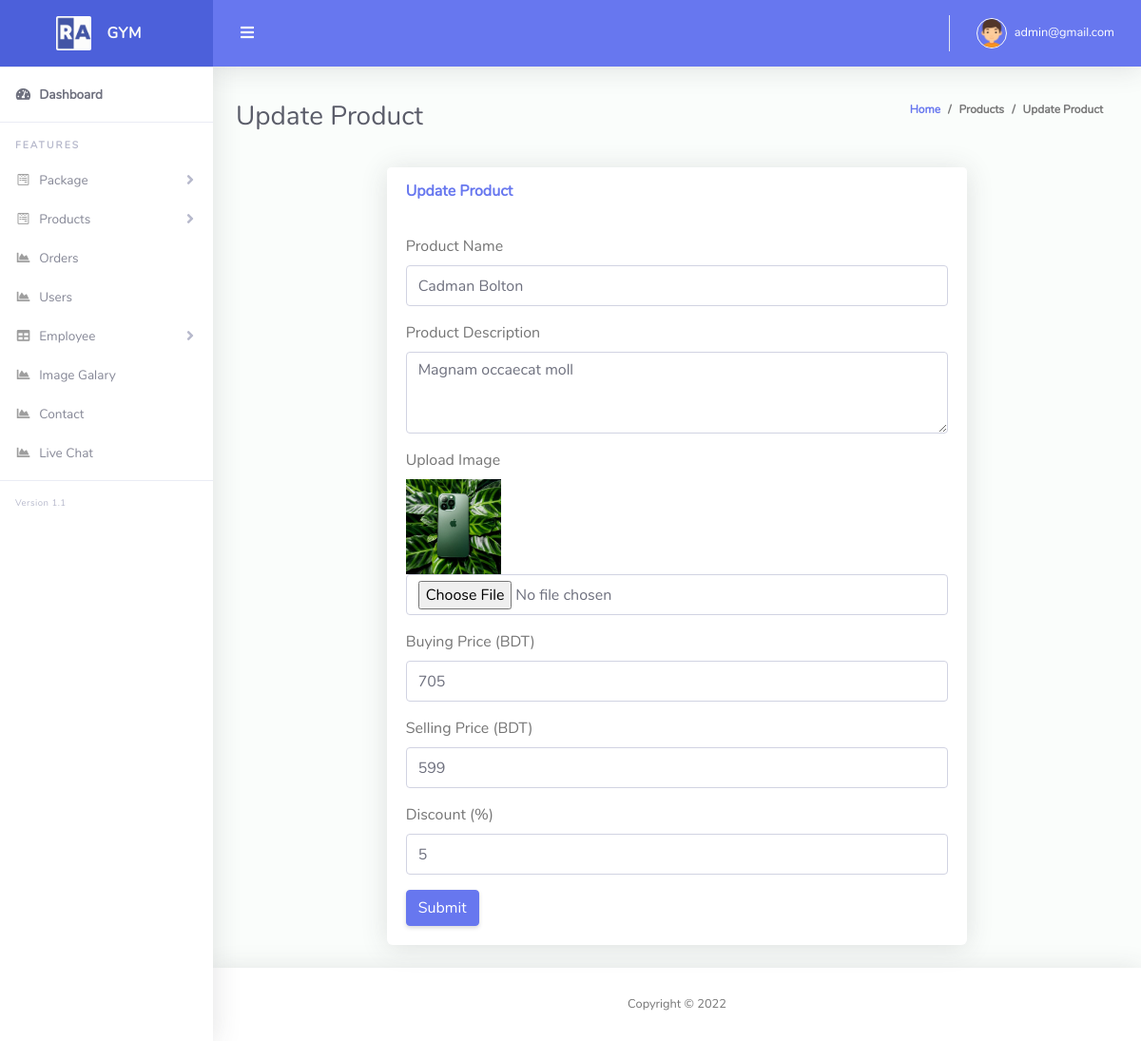
Page /admin/edit_product.php?productid=2 (signed in) on the committed database.
### tables this page shows
CREATE TABLE `product_table` (
  `id` int(11) NOT NULL,
  `name` varchar(255) NOT NULL,
  `description` text NOT NULL,
  `image` varchar(255) NOT NULL,
  `buying_price` int(11) NOT NULL,
  `selling_price` int(11) NOT NULL,
  `discount` int(11) NOT NULL,
  `soft_delete` tinyint(4) NOT NULL DEFAULT 0
);

### Classes/DB.php (called while the page is built, shortened)
<?php
class DB
{
    public function connect(){
        $this->conn = new mysqli("localhost","root","","gym");
        if ($this->conn->connect_error) {
          die("Connection failed: " . $this->conn->connect_error);
        }
        else{
            return $msg =  "connected";
        }
    }
}
?>

### Classes/ProductClass.php (called while the page is built, shortened)
<?php
include_once 'db.php';
class ProductClass extends DB
{
    public function viewSingleProduct($productid){
        $query  = "SELECT * FROM product_table WHERE id='$productid'";
        $result = $this->conn->query($query);
        return $result;
    }
}
?>

### admin/edit_product.php (the view, shortened to what this page needs)
<?php include 'layouts/header.php';
  $productid = "";
  if($_GET['productid']==NULL || !isset($_GET['productid'])){
    "<script>window.location = 'product.php'; </script>";
  }else{
    $productid = $_GET['productid'];
  }
?>
<div class="container-fluid" id="container-wrapper">
  <div class="d-sm-flex align-items-center justify-content-between mb-4">
    <h1 class="h3 mb-0 text-gray-800">Update Product</h1>
    <ol class="breadcrumb">
      <li class="breadcrumb-item"><a href="index.php">Home</a></li>
      <li class="breadcrumb-item">Products</li>
      <li class="breadcrumb-item active" aria-current="page">Update Product</li>
    </ol>
  </div>
  <div class="row">
    <div class="col-lg-2"></div>
    <div class="col-lg-8">
      <div class="card mb-4">
        <div class="card-header py-3 d-flex flex-row align-items-center justify-content-between">
          <h6 class="m-0 font-weight-bold text-primary">Update Product</h6>
        </div>
        <div class="card-body">
          <form method="POST" enctype="multipart/form-data">
            <?php
                $view = $product->viewSingleProduct($productid);
                if($view){
                    while($value = $view->fetch_assoc()){
            ?>
            <div class="form-group">
              <label>Product Name</label>
              <input name="name" type="text" class="form-control" value="<?php echo $value['name'];?>">
            </div>
            <div class="form-group">
              <label>Product Description</label>
              <textarea name="description" class="form-control" id="exampleFormControlTextarea1" rows="3"><?php echo $value['description'];?></textarea>
            </div>
            <div class="form-group">
              <label>Upload Image</label>
              <br>
              <td>
                <img src="<?php echo $value['image'];?>" height="100px" width="100px"/></br>
                <input type="file" name="image" class="form-control" placeholder="Enter Image" min="0" />
              </td>
            </div>
            <div class="form-group">
              <label>Buying Price (BDT)</label>
              <input name="buying_price" type="number" class="form-control" value="<?php echo $value['buying_price'];?>" min="0">
            </div>
            <div class="form-group">
              <label>Selling Price (BDT)</label>
              <input name="selling_price" type="number" class="form-control" value="<?php echo $value['selling_price'];?>" min="0">
            </div>
            <div class="form-group">
              <label>Discount (%)</label>
              <input name="discount" type="number" min="0" step="1"  class="form-control" value="<?php echo $value['discount'];?>">
            </div>
            <?php } } ?>
            <button type="submit" class="btn btn-primary">Submit</button>
          </form>
        </div>
      </div>
    </div>
  </div>
</div>
<?php include 'layouts/footer.php';?>

### rows in the picture
product_table: name "Cadman Bolton", description "Magnam occaecat moll", image (picture), buying_price "705", selling_price "599", discount "5"

### other values in the picture
$_SESSION['admin_email'] "admin@gmail.com"
